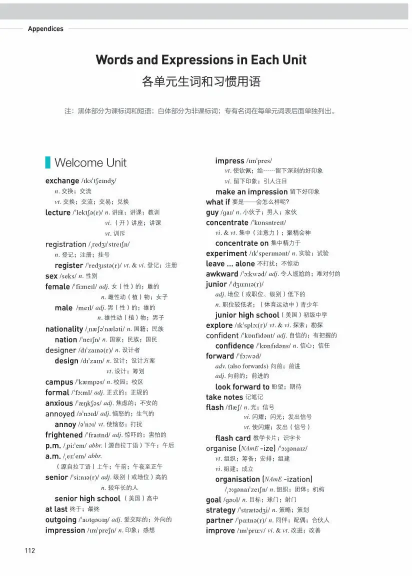
#> input picture English/1.png, 824 x 1152 px, given in place of 31.png, which was not available (shown at 1/2 size)
$ python temp_inspect_images.py
#> lines starting #> are read from the running program, lines starting #| are printed output that depends on the picture
from PIL import Image
for i in range(31, 38):
    path = f'English/{i}.png'
    im = Image.open(path)
#> im is the input picture: PIL image 824x1152 RGB; mean R, G, B 242.7, 243, 243
    w, h = im.size
#> w = 824; h = 1152
    print(i, w, h, im.mode)
#| 31 824 1152 RGB
    crop = im.crop((0, 0, w, h // 6))
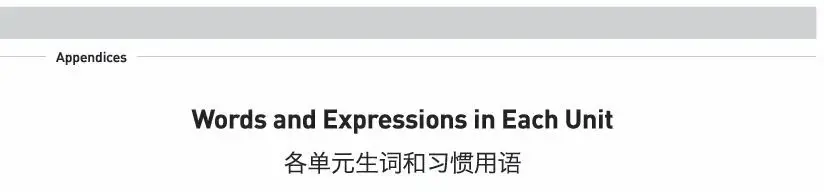
#> crop: PIL image 824x192 RGB; mean R, G, B 238.3, 238.8, 238.9
    crop.save(f'temp_{i}_top.png')
#> pass 2 of the loop `for i in range(31, 38):`:
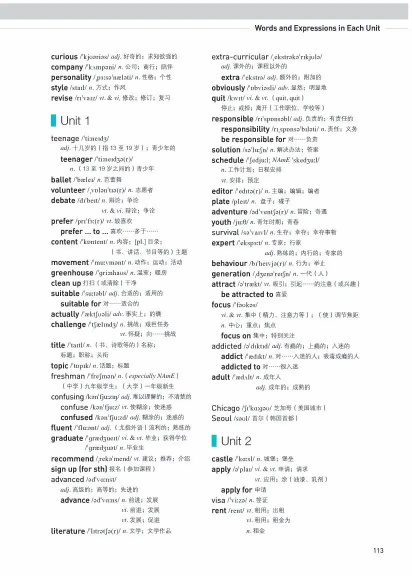
#> input picture English/2.png, 824 x 1152 px, given in place of 32.png, which was not available (shown at 1/2 size)
#> im is the input picture: PIL image 824x1152 RGB; mean R, G, B 241.8, 242.2, 242.2
#| 32 824 1152 RGB
#> `crop = im.crop((0, 0, w, h // 6))`:
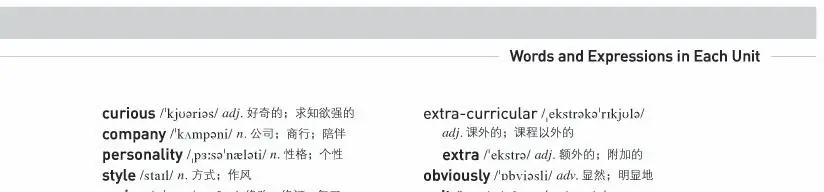
#> crop: PIL image 824x192 RGB; mean R, G, B 237.7, 238.3, 238.4
#> (the run stopped early here; a loop or call above may not have finished)
